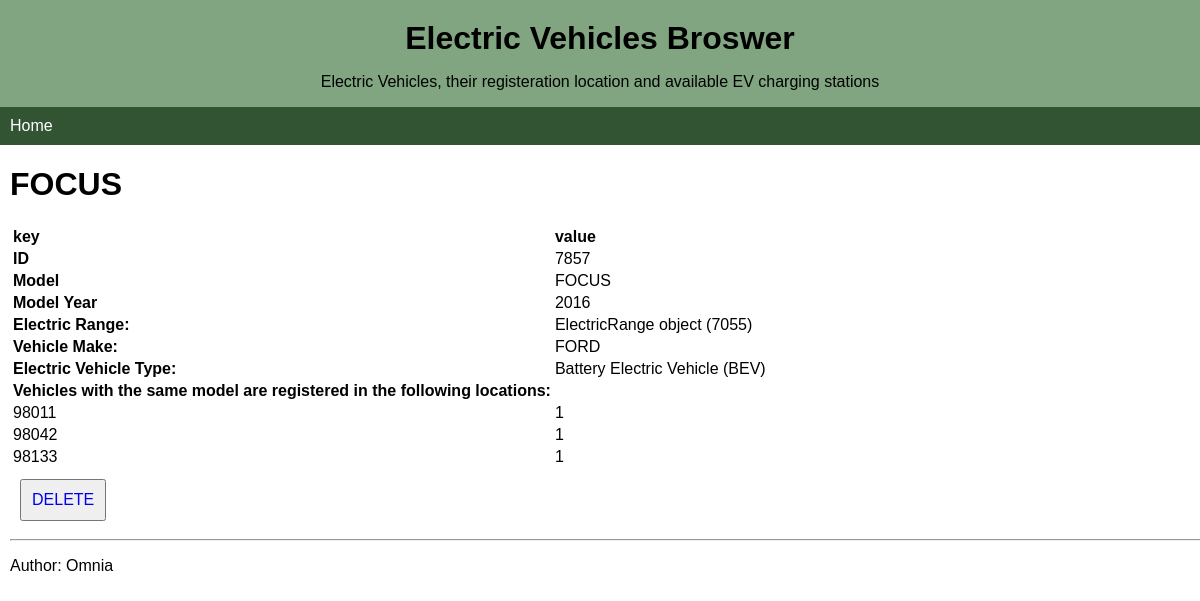
/evehicle/7857, run on the app's committed database.
### api/models.py (models this page shows, shortened)
class VehicleModel(models.Model):
    vehicleModel = models.CharField(max_length=256, null=False, blank=False)
    modelYear = models.IntegerField(null=False, blank=False)
    vehicleMake = models.ForeignKey(VehicleMake, on_delete=models.DO_NOTHING)
    electricRange = models.ForeignKey(ElectricRange, on_delete=models.DO_NOTHING)
    vehicleType = models.ForeignKey(ElectricVehicleType, on_delete=models.DO_NOTHING)
    regLocation = models.ManyToManyField(Location, through="VehicleLocationLink")
    access = models.IntegerField(null=False, blank=False, default=0)
    class Meta:
        unique_together = ('vehicleModel', 'modelYear', 'vehicleMake', 'electricRange', 'vehicleType')

class ElectricRange(models.Model):
    electricRange = models.CharField(max_length=256, null=False, blank=False)

class VehicleMake(models.Model):
    vehicleMake = models.CharField(max_length=256, null=False, blank=False)
    def __str__(self):
        return self.vehicleMake

class ElectricVehicleType(models.Model):
    vehicleType = models.CharField(max_length=256, null=False, blank=False)
    def __str__(self):
        return self.vehicleType

### api/views.py (the view)
# urls.py: path('evehicle/<int:id>', views.evehicle, name='evehicle'),
def evehicle(request, id):
    evehicle = VehicleModel.objects.get(id=id)
    locationLinks = evehicle.vehiclelocationlink_set.all().values('regLocation_id').annotate(Count('regLocation_id'))
    evehicle.access += 1
    evehicle.save()
    return render(request, 'api/evehicle.html', {'evehicle': evehicle, 'locationLinks': locationLinks})

### api/templates/api/evehicle.html
{% extends "./base.html" %}
    {% block content%}
        <h1> {{ evehicle.vehicleModel }} </h1>
        <table class="details">
            <tr><th>key</th><th>value</th></tr>
            <tr><th>ID</th><td>{{ evehicle.id }}</td></tr>
            <tr><th>Model</th><td>{{ evehicle.vehicleModel }}</td></tr>
            <tr><th>Model Year</th><td>{{ evehicle.modelYear }}</td></tr>
            {% with range=evehicle.electricRange%}
                <tr><th>Electric Range: </th><td>{{ range }}</td></tr>
            {% endwith %}
            {% with make=evehicle.vehicleMake%}
                <tr><th>Vehicle Make: </th><td>{{ make }}</td></tr>
            {% endwith %}
            {% with type=evehicle.vehicleType%}
            <tr><th>Electric Vehicle Type: </th><td>{{ type }}</td></tr>
            {% endwith %}
            <tr><th>Vehicles with the same model are registered in the following locations:</th></tr>
            {% for location in locationLinks %}
                <tr><td>{{ location.regLocation_id }}</td><td>{{ location.regLocation_id__count }}</td></tr>
            {% endfor %}
        </table>
        <button class="button"><a href="/delete/{{ evehicle.id }}">DELETE</a></button>
    {% endblock %}

### api/static/css/styles.css (style rules this page uses)
body { font-family: sans-serif; margin: 0px; border: 0px; padding: 0px; }
.details { text-align: left; }
.button { padding: 10px; font-size: 16px; margin: 10px; }
.button a { text-decoration: none; }

### data on the page
VehicleModel: vehicleModel "FOCUS", id "7857", modelYear "2016"
ElectricRange: id "ElectricRange object (7055)"
VehicleMake: vehicleMake "FORD"
ElectricVehicleType: vehicleType "Battery Electric Vehicle (BEV)"

### other printed values
{{ location.regLocation_id }} "98011" "98042" "98133"
{{ location.regLocation_id__count }} "1" "1" "1"
